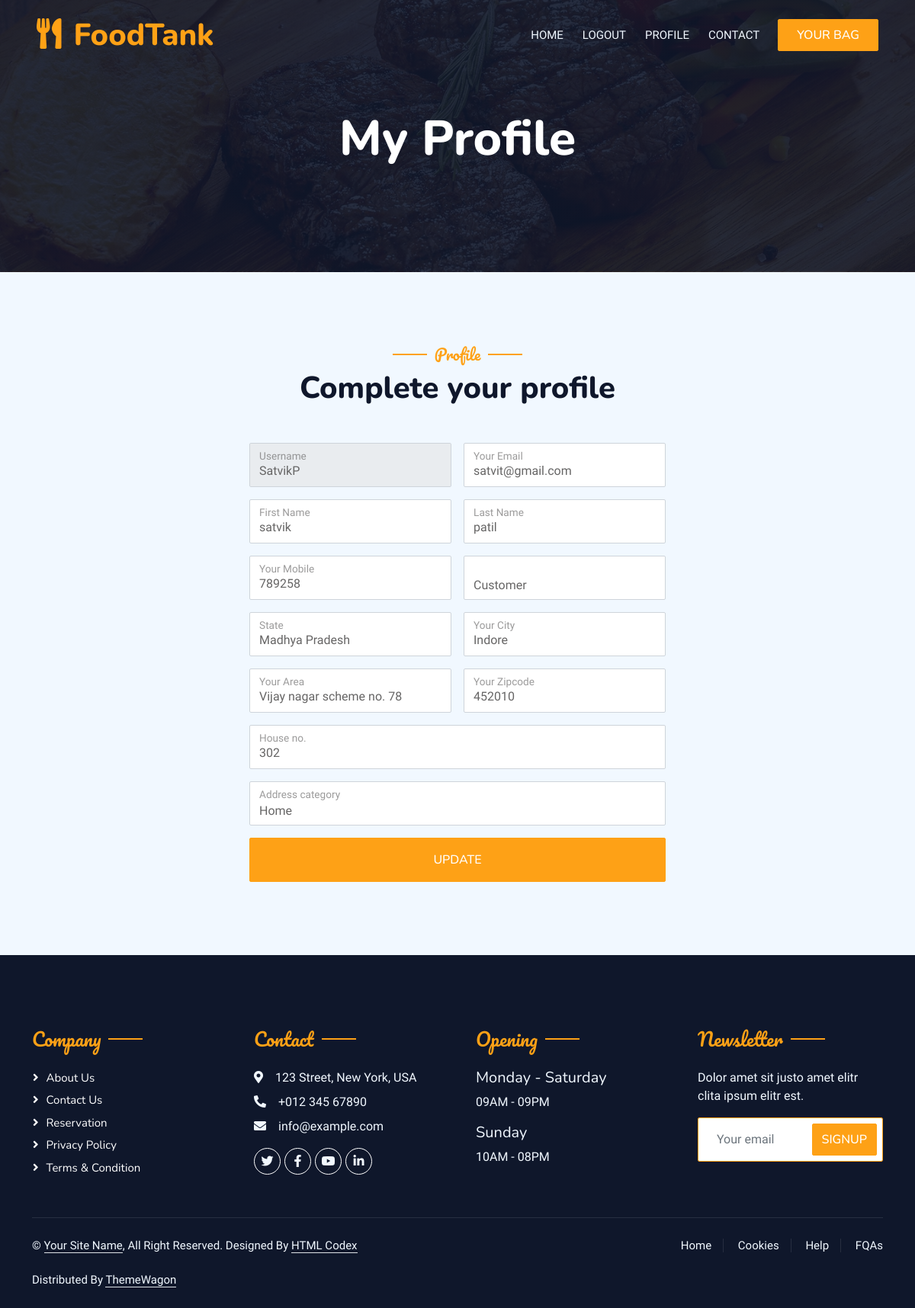
/profile/ (signed in), run on the app's committed database.
### user/models.py (models this page shows, shortened)
class User(AbstractUser):
    mobile = models.CharField(max_length=255, unique=True)
    user_type = models.CharField(max_length=255, choices=USER_TYPE)

class Address(models.Model):
    user = models.ForeignKey(User, on_delete=models.CASCADE)
    state = models.CharField(max_length=255)
    city = models.CharField(max_length=255)
    area = models.CharField(max_length=255)
    house_no = models.IntegerField(blank=True, null=True)
    zipcode = models.CharField(max_length=255)
    landmark = models.CharField(max_length=255, blank=True)
    category = models.CharField(max_length=255, choices=[('Home', 'Home'), ('Work', 'Work')])

### user/views.py (the view, shortened to what this page needs)
# urls.py: path("profile/", views.profile, name="profile"),
def profile(request):
    if not request.user.is_authenticated:
        return redirect("/login/")
    user = request.user
    address, created = Address.objects.get_or_create(user=user)
    context = {
        'user_profile' : user,
        'user_address' : address
    }
    if request.user.user_type == "Customer":
        return render(request, 'account/profile.html', context)
    elif request.user.user_type == "Foodprovider":
        context['resturant_data'] = Restaurant.objects.filter(user=request.user)
        return render(request, 'restaurant_admin/profile.html', context)
    else:
        return render(request, 'account/profile.html', context)

### templates/account/profile.html (shortened to what this page needs)
{% extends '../base.html' %}
{% block content %}
{% load static %}
{% load sweetify %}
<div class="container-xxl position-relative p-0">
    {% include 'navbar.html' %}
    <div class="container-xxl py-5 bg-dark hero-header mb-5">
        <div class="container text-center my-5 pt-5 pb-4">
            <h1 class="display-3 text-white mb-3 animated slideInDown">My Profile</h1>
        </div>
    </div>
</div>
<div class="container-xxl py-5">
    <div class="container">
        <div class="text-center wow fadeInUp" data-wow-delay="0.1s">
            <h5 class="section-title ff-secondary text-center text-primary fw-normal">Profile</h5>
            <h1 class="mb-5">Complete your profile</h1>
        </div>
        <div class="row g-4">
            <div class="col-md-6 container">
                <div class="wow fadeInUp" data-wow-delay="0.2s">
                    <form method="POST">
                        <div class="row g-3">
                            <div class="col-md-6">
                                <div class="form-floating">
                                    <input type="text" class="form-control" value="{{user_profile.username}}"
                                        name="name" id="uname" placeholder="Your Name" required disabled>
                                    <label for="uname">Username</label>
                                </div>
                            </div>
                            <div class="col-md-6">
                                <div class="form-floating">
                                    <input type="email" class="form-control" value="{{user_profile.email}}" name="email"
                                        id="email" placeholder="Your Email" required>
                                    <label for="email">Your Email</label>
                                </div>
                            </div>
                            <div class="col-md-6">
                                <div class="form-floating">
                                    <input type="text" class="form-control" value="{{user_profile.first_name}}"
                                        name="fname" id="fname" placeholder="Your First Name" required>
                                    <label for="fname">First Name</label>
                                </div>
                            </div>
                            <div class="col-md-6">
                                <div class="form-floating">
                                    <input type="text" class="form-control" value="{{user_profile.last_name}}"
                                        name="lname" id="lname" placeholder="Your Last Name" required>
                                    <label for="lname">Last Name</label>
                                </div>
                            </div>
                            <div class="col-md-6">
                                <div class="form-floating">
                                    <input type="number" class="form-control" value="{{user_profile.mobile}}"
                                        name="mobile" id="mobile" placeholder="Your mobile no." required>
                                    <label for="mobile">Your Mobile</label>
                                </div>
                            </div>
                            <div class="col-md-6">
                                <div class="form-floating">
                                    <select name="utype" id="pet-select" class="form-control bg-white" required>
                                        <option value="{{user_profile.user_type}}">{{user_profile.user_type}}</option>
                                    </select>
                                </div>
                            </div>
                            <div class="col-md-6">
                                <div class="form-floating">
                                    <input type="text" class="form-control" value="{{user_address.state}}" name="state"
                                        id="state" placeholder="Your State" required>
                                    <label for="state">State</label>
                                </div>
                            </div>
                            <div class="col-md-6">
                                <div class="form-floating">
                                    <input type="text" class="form-control" value="{{user_address.city}}" name="city"
                                        id="city" placeholder="Your City" required>
                                    <label for="city">Your City</label>
                                </div>
                            </div>
                            <div class="col-md-6">
                                <div class="form-floating">
                                    <input type="text" class="form-control" value="{{user_address.area}}" name="area"
                                        id="area" placeholder="Your Area" required>
                                    <label for="area">Your Area</label>
                                </div>
                            </div>
                            <div class="col-md-6">
                                <div class="form-floating">
                                    <input type="number" class="form-control" value="{{user_address.zipcode}}"
                                        name="zipcode" id="zipcode" placeholder="Your Zipcode" required>
                                    <label for="zipcode">Your Zipcode</label>
                                </div>
                            </div>
                            <div class="col-md-12">
                                <div class="form-floating">
                                    <input type="number" class="form-control" value="{{user_address.house_no}}" name="house"
                                        id="house" placeholder="Your House Number" required>
                                    <label for="house">House no.</label>
                                </div>
                            </div>
                            <div class="col-md-12">
                                <div class="form-floating">
                                    <select name="category" id="category" class="form-control bg-white" required>
                                        <option value="{{user_address.category}}">{{user_address.category}}</option>
                                    </select>
                                    <label for="category">Address category</label>
                                </div>
                            </div>
                            <div class="col-12">
                                <button class="btn btn-primary w-100 py-3" type="submit">Update</button>
                            </div>
                        </div>
                    </form>
                </div>
            </div>
        </div>
    </div>
</div>
{% endblock %}

### static/css/style.css (style rules this page uses)
:root { --primary: #FEA116; --light: #F1F8FF; --dark: #0F172B; }
.ff-secondary { font-family: 'Pacifico', cursive; }
.btn { font-family: 'Nunito', sans-serif; font-weight: 500; text-transform: uppercase; transition: .5s; }
.btn.btn-primary, .btn.btn-secondary { color: #FFFFFF; }
.hero-header { background: linear-gradient(rgba(15, 23, 43, .9), rgba(15, 23, 43, .9)), url(../img/bg-hero.jpg); background-position: center center; background-repeat: no-repeat; background-size: cover; }
.section-title { position: relative; display: inline-block; }
.section-title::before { position: absolute; content: ""; width: 45px; height: 2px; top: 50%; left: -55px; margin-top: -1px; background: var(--primary); }
.section-title::after { position: absolute; content: ""; width: 45px; height: 2px; top: 50%; right: -55px; margin-top: -1px; background: var(--primary); }

### data on the page
User: name "SatvikP", email "satvit@gmail.com", fname "satvik", lname "patil", mobile "789258", utype "Customer"
Address: state "Madhya Pradesh", city "Indore", area "Vijay nagar scheme no. 78", zipcode "452010", house "302", category "Home"
